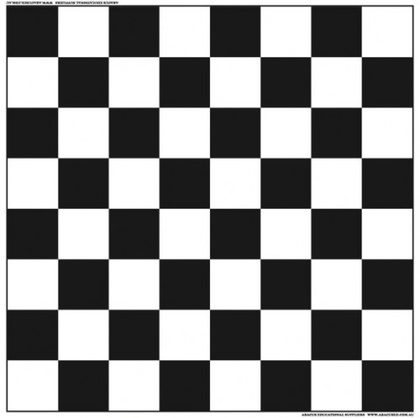
%> input picture demo2.jpg, 420 x 418 px, shrunk from 500 x 498 before the run
$ octave Harris_corner_detector.m   (GNU Octave 9; MATLAB toolbox functions it lacks are replaced by stand-ins)
%> lines starting %> are read from the running program, lines starting %| are printed output that depends on the picture
clear all;
img = imread('demo2.jpg');
%> img is the input picture: size 418x420x3 uint8; mean R, G, B 144, 144, 144
img = rgb2gray(img);
%> img: size 418x420 uint8
Ix = imfilter(img,[-1,1],'corr','same');
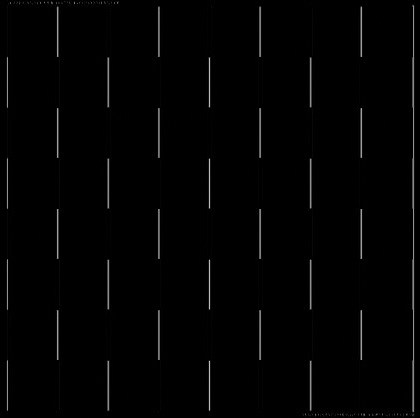
%> Ix: size 418x420 uint8; min 0, max 200, mean 2.7
Iy = imfilter(img,[-1,1]','corr','same');
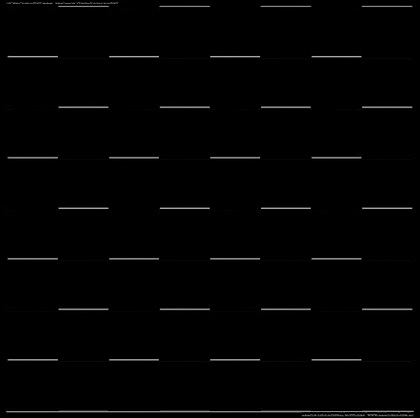
%> Iy: size 418x420 uint8; min 0, max 181, mean 2.8
Ix2 = Ix.*Ix;
Iy2 = Iy.*Iy;
Ixy = Ix.*Iy;
G = fspecial('gaussian',[10,10],1);
Ix2 = conv2(Ix2,G,'same');
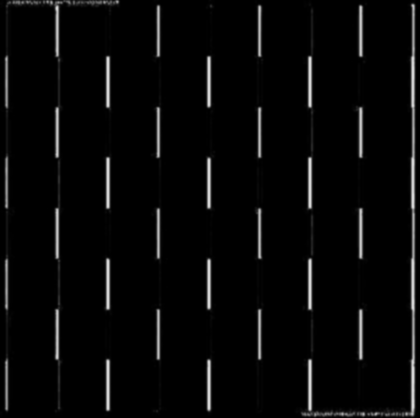
%> Ix2: size 418x420 double; min 0, max 213, mean 8.3
Iy2 = conv2(Iy2,G,'same');
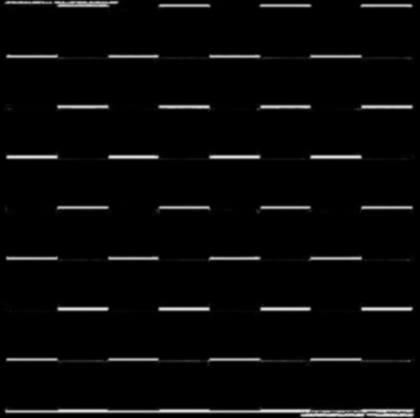
%> Iy2: size 418x420 double; min 0, max 213.4, mean 8.3
Ixy = conv2(Ixy,G,'same');
%> Ixy: size 418x420 double
[x,y]=size(img);
%> x = 418; y = 420
result = zeros([x,y]);
for i = 2:x-1
    for j = 2:y-1
        A = [Ix2(i,j),Ixy(i,j);Ixy(i,j),Iy2(i,j)];
        Eig = eig(A);
        E1(i,j)=Eig(1);
        E2(i,j)=Eig(2);
        k=1/13;
        R = (abs(Eig(1))*abs(Eig(2)))-(k*(abs(Eig(1))+abs(Eig(2)))^2);
        if(R<0 && img(i,j)>img(i,j-1) && img(i,j) > img(i,j+1) && img(i,j) > img(i+1,j) && img(i,j) > img(i-1,j) )
            result(i,j)=255;
        end
    end
end
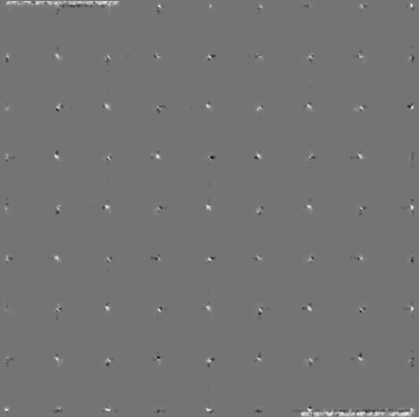
%> E1: size 417x419 double; min -56, max 66.52, mean 0.3; drawn with min black and max white
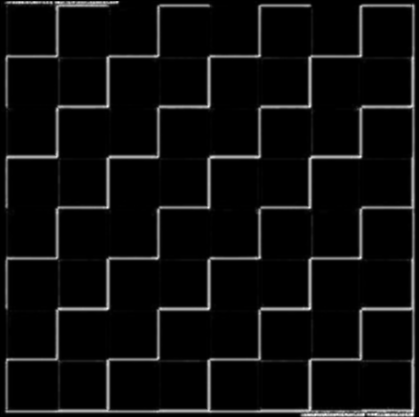
%> E2: size 417x419 double; min 0, max 329.9, mean 16.3; drawn with min black and max white
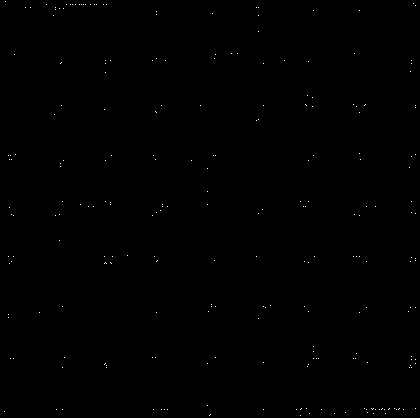
%> result: size 418x420 double; 0.14% white in thin lines or dots
imshow(uint8(result));
